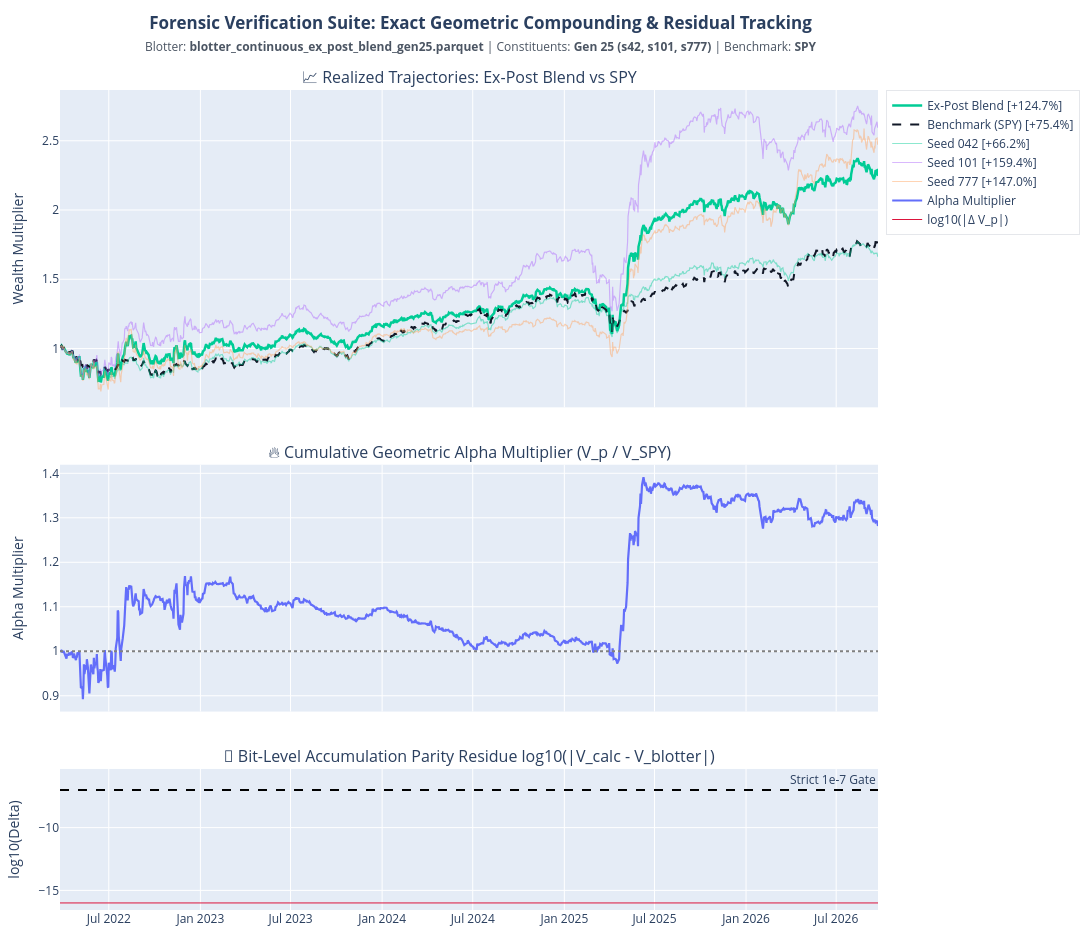

The notebook cell saved with this chart:
### Code cell
# CELL 7: Visual Forensic Proof: Centered Header & Right-Rail Legend Layout
total_blend_ret = (blend_df["agent_equity"].iloc[-1] - 1.0) * 100
total_bm_ret = (blend_df["bm_equity"].iloc[-1] - 1.0) * 100

fig = make_subplots(
    rows=3,
    cols=1,
    shared_xaxes=True,
    vertical_spacing=0.07,
    row_heights=[0.45, 0.35, 0.20],
    subplot_titles=(
        f"📈 Realized Trajectories: Ex-Post Blend vs {benchmark_ticker}",
        f"🔥 Cumulative Geometric Alpha Multiplier (V_p / V_{benchmark_ticker})",
        "🔬 Bit-Level Accumulation Parity Residue log10(|V_calc - V_blotter|)",
    ),
)

# Row 1: Cumulative Wealth Trajectories
fig.add_trace(
    go.Scatter(
        x=blend_df["date"],
        y=blend_df["agent_equity"],
        mode="lines",
        name=f"Ex-Post Blend [{total_blend_ret:+.1f}%]",
        line=dict(color="#00CC96", width=2.5),
    ),
    row=1,
    col=1,
)
fig.add_trace(
    go.Scatter(
        x=blend_df["date"],
        y=blend_df["bm_equity"],
        mode="lines",
        name=f"Benchmark ({benchmark_ticker}) [{total_bm_ret:+.1f}%]",
        line=dict(color="#111827", width=2.0, dash="dash"),
    ),
    row=1,
    col=1,
)
for s in SEEDS:
    s_ret = (constituent_dfs[s]["agent_equity"].iloc[-1] - 1.0) * 100
    fig.add_trace(
        go.Scatter(
            x=constituent_dfs[s]["date"],
            y=constituent_dfs[s]["agent_equity"],
            mode="lines",
            name=f"Seed {s:03d} [{s_ret:+.1f}%]",
            opacity=0.45,
            line=dict(width=1.2),
        ),
        row=1,
        col=1,
    )

# Row 2: Alpha Multipliers (Agent V_p / BM V_bm)
fig.add_trace(
    go.Scatter(
        x=blend_df["date"],
        y=blend_df["alpha_equity"],
        mode="lines",
        name="Alpha Multiplier",
        line=dict(color="#636EFA", width=2.2),
    ),
    row=2,
    col=1,
)
fig.add_hline(y=1.0, line_dash="dot", line_color="gray", row=2, col=1)

# Row 3: Machine Precision Log Residuals
calc_resid = np.abs(blend_vp_recalc - stored_blend_vp)
log_resid = np.log10(np.maximum(calc_resid, 1e-16))
fig.add_trace(
    go.Scatter(
        x=blend_df["date"],
        y=log_resid,
        mode="lines",
        name="log10(|Δ V_p|)",
        line=dict(color="crimson", width=1.0),
    ),
    row=3,
    col=1,
)
fig.add_hline(
    y=-7.0,
    line_dash="dash",
    line_color="black",
    annotation_text="Strict 1e-7 Gate",
    row=3,
    col=1,
)

seeds_str = ", ".join([f"s{s}" for s in SEEDS])
fig.update_layout(
    height=950,
    width=1240,
    hovermode="x unified",
    margin=dict(t=90, b=40, l=60, r=210),
    title=dict(
        text=(
            "<span style='display: block; text-align: center;'>"
            "<b>Forensic Verification Suite: Exact Geometric Compounding & Residual Tracking</b><br>"
            f"<span style='font-size: 12px; color: #4B5563;'>Blotter: <b>{blend_filename}</b> "
            f"| Constituents: <b>Gen {GEN} ({seeds_str})</b> | Benchmark: <b>{benchmark_ticker}</b></span>"
            "</span>"
        ),
        x=0.44,
        y=0.97,
        xanchor="center",
        yanchor="top",
    ),
    legend=dict(
        orientation="v",
        x=1.01,
        y=1.0,
        xanchor="left",
        yanchor="top",
        bgcolor="rgba(255, 255, 255, 0.7)",
        bordercolor="#E5E7EB",
        borderwidth=1,
    ),
)
fig.update_yaxes(title_text="Wealth Multiplier", row=1, col=1)
fig.update_yaxes(title_text="Alpha Multiplier", row=2, col=1)
fig.update_yaxes(title_text="log10(Delta)", row=3, col=1)
fig.show()

### Figure 1 — Plotly figure (JSON) as saved in the notebook; plotly's stock layout.template omitted (floating-point values rounded to 4 significant figures; data arrays with more than 128 entries replaced by an {"elided": "..."} marker saying what was removed)
{"data": [{"line": {"color": "#00CC96", "width": 2.5}, "mode": "lines", "name": "Ex-Post Blend [+124.7%]", "type": "scatter", "x": {"elided": "1120 str values"}, "xaxis": "x", "y": {"elided": "1120 float values"}, "yaxis": "y"}, {"line": {"color": "#111827", "dash": "dash", "width": 2}, "mode": "lines", "name": "Benchmark (SPY) [+75.4%]", "type": "scatter", "x": {"elided": "1120 str values"}, "xaxis": "x", "y": {"elided": "1120 float values"}, "yaxis": "y"}, {"line": {"width": 1.2}, "mode": "lines", "name": "Seed 042 [+66.2%]", "opacity": 0.45, "type": "scatter", "x": {"elided": "1120 str values"}, "xaxis": "x", "y": {"elided": "1120 float values"}, "yaxis": "y"}, {"line": {"width": 1.2}, "mode": "lines", "name": "Seed 101 [+159.4%]", "opacity": 0.45, "type": "scatter", "x": {"elided": "1120 str values"}, "xaxis": "x", "y": {"elided": "1120 float values"}, "yaxis": "y"}, {"line": {"width": 1.2}, "mode": "lines", "name": "Seed 777 [+147.0%]", "opacity": 0.45, "type": "scatter", "x": {"elided": "1120 str values"}, "xaxis": "x", "y": {"elided": "1120 float values"}, "yaxis": "y"}, {"line": {"color": "#636EFA", "width": 2.2}, "mode": "lines", "name": "Alpha Multiplier", "type": "scatter", "x": {"elided": "1120 str values"}, "xaxis": "x2", "y": {"elided": "1120 float values"}, "yaxis": "y2"}, {"line": {"color": "crimson", "width": 1}, "mode": "lines", "name": "log10(|Δ V_p|)", "type": "scatter", "x": {"elided": "1120 str values"}, "xaxis": "x3", "y": {"elided": "1120 int values"}, "yaxis": "y3"}], "layout": {"annotations": [{"font": {"size": 16}, "showarrow": false, "text": "📈 Realized Trajectories: Ex-Post Blend vs SPY", "x": 0.5, "xanchor": "center", "xref": "paper", "y": 1, "yanchor": "bottom", "yref": "paper"}, {"font": {"size": 16}, "showarrow": false, "text": "🔥 Cumulative Geometric Alpha Multiplier (V_p / V_SPY)", "x": 0.5, "xanchor": "center", "xref": "paper", "y": 0.543, "yanchor": "bottom", "yref": "paper"}, {"font": {"size": 16}, "showarrow": false, "text": "🔬 Bit-Level Accumulation Parity Residue log10(|V_calc - V_blotter|)", "x": 0.5, "xanchor": "center", "xref": "paper", "y": 0.172, "yanchor": "bottom", "yref": "paper"}, {"showarrow": false, "text": "Strict 1e-7 Gate", "x": 1, "xanchor": "right", "xref": "x3 domain", "y": -7, "yanchor": "bottom", "yref": "y3"}], "height": 950, "hovermode": "x unified", "legend": {"bgcolor": "rgba(255, 255, 255, 0.7)", "bordercolor": "#E5E7EB", "borderwidth": 1, "orientation": "v", "x": 1.01, "xanchor": "left", "y": 1, "yanchor": "top"}, "margin": {"b": 40, "l": 60, "r": 210, "t": 90}, "shapes": [{"line": {"color": "gray", "dash": "dot"}, "type": "line", "x0": 0, "x1": 1, "xref": "x2 domain", "y0": 1, "y1": 1, "yref": "y2"}, {"line": {"color": "black", "dash": "dash"}, "type": "line", "x0": 0, "x1": 1, "xref": "x3 domain", "y0": -7, "y1": -7, "yref": "y3"}], "title": {"text": "<span style='display: block; text-align: center;'><b>Forensic Verification Suite: Exact Geometric Compounding & Residual Tracking</b><br><span style='font-size: 12px; color: #4B5563;'>Blotter: <b>blotter_continuous_ex_post_blend_gen25.parquet</b> | Constituents: <b>Gen 25 (s42, s101, s777)</b> | Benchmark: <b>SPY</b></span></span>", "x": 0.44, "xanchor": "center", "y": 0.97, "yanchor": "top"}, "width": 1240, "xaxis": {"anchor": "y", "domain": [0, 1], "matches": "x3", "showticklabels": false}, "xaxis2": {"anchor": "y2", "domain": [0, 1], "matches": "x3", "showticklabels": false}, "xaxis3": {"anchor": "y3", "domain": [0, 1]}, "yaxis": {"anchor": "x", "domain": [0.613, 1], "title": {"text": "Wealth Multiplier"}}, "yaxis2": {"anchor": "x2", "domain": [0.242, 0.543], "title": {"text": "Alpha Multiplier"}}, "yaxis3": {"anchor": "x3", "domain": [0, 0.172], "title": {"text": "log10(Delta)"}}}}
